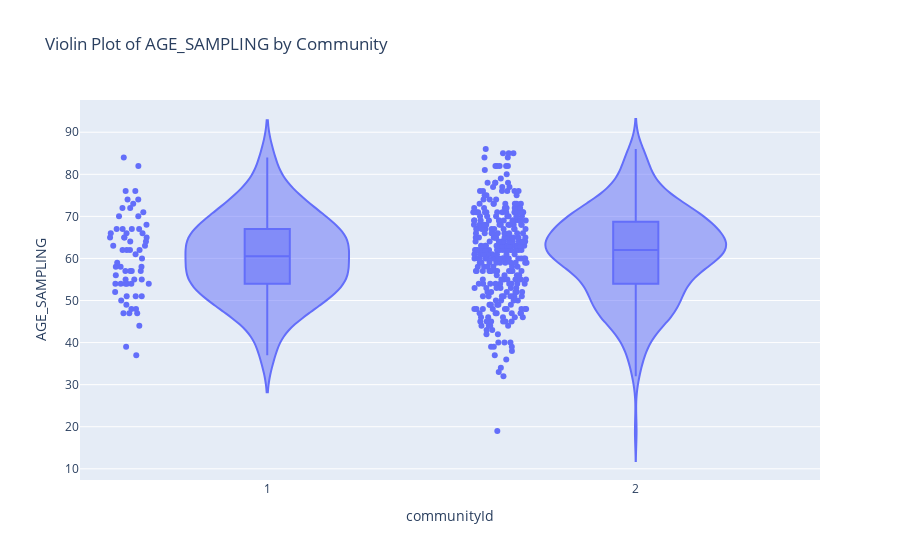
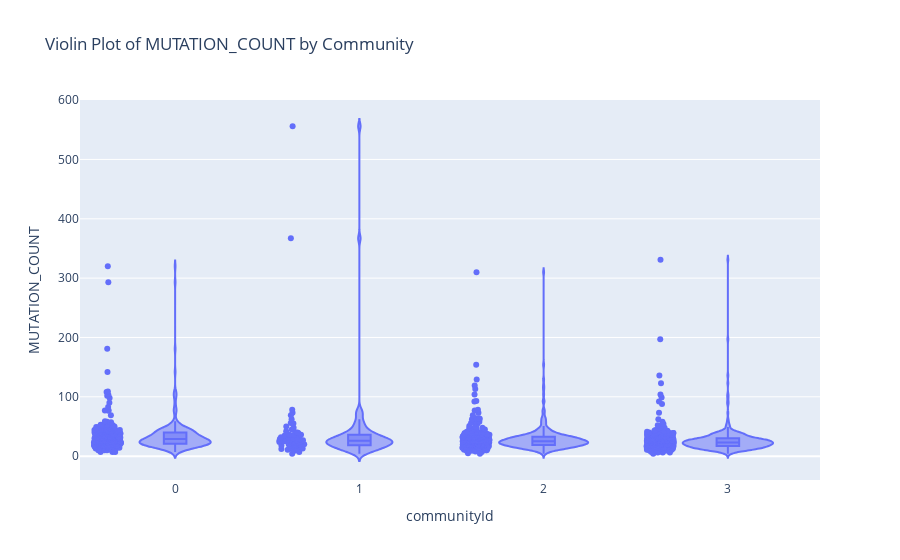
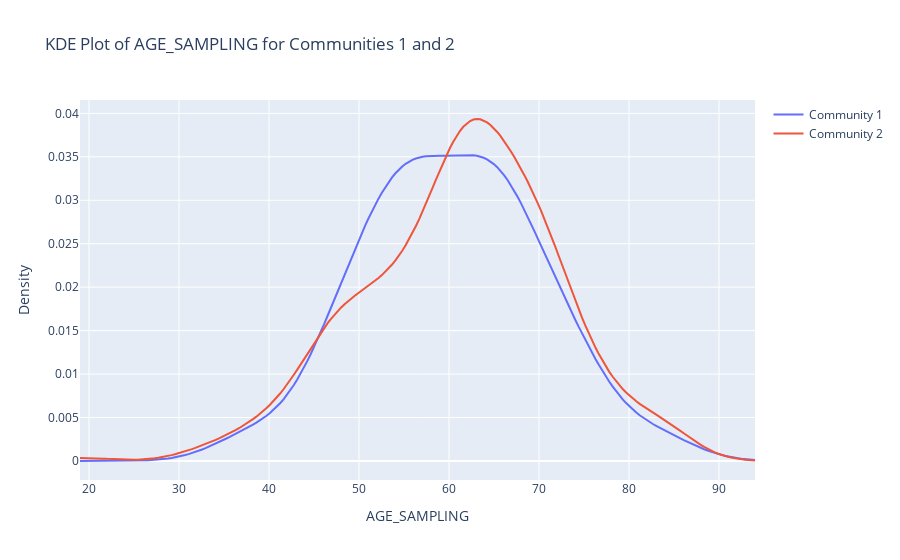

Notebook code cell kept with these figures, in order:
### Code cell
compare_age_mutation_count(merged_df, 1, 2)

### Figure 1 — Plotly figure (JSON) as saved in the notebook; plotly's stock layout.template omitted (floating-point values rounded to 4 significant figures; data arrays with more than 128 entries replaced by an {"elided": "..."} marker saying what was removed)
{"data": [{"alignmentgroup": "True", "box": {"visible": true}, "hovertemplate": "communityId=%{x}<br>AGE_SAMPLING=%{y}<extra></extra>", "legendgroup": "", "marker": {"color": "#636efa"}, "name": "", "offsetgroup": "", "orientation": "v", "points": "all", "scalegroup": "True", "showlegend": false, "type": "violin", "x": {"elided": "397 int values"}, "x0": " ", "xaxis": "x", "y": {"elided": "397 float values"}, "y0": " ", "yaxis": "y"}], "layout": {"legend": {"tracegroupgap": 0}, "title": {"text": "Violin Plot of AGE_SAMPLING by Community"}, "violinmode": "group", "xaxis": {"anchor": "y", "domain": [0, 1], "title": {"text": "communityId"}}, "yaxis": {"anchor": "x", "domain": [0, 1], "title": {"text": "AGE_SAMPLING"}}}}

### Figure 2 — Plotly figure (JSON) as saved in the notebook; plotly's stock layout.template omitted (floating-point values rounded to 4 significant figures; data arrays with more than 128 entries replaced by an {"elided": "..."} marker saying what was removed)
{"data": [{"alignmentgroup": "True", "box": {"visible": true}, "hovertemplate": "communityId=%{x}<br>MUTATION_COUNT=%{y}<extra></extra>", "legendgroup": "", "marker": {"color": "#636efa"}, "name": "", "offsetgroup": "", "orientation": "v", "points": "all", "scalegroup": "True", "showlegend": false, "type": "violin", "x": {"elided": "1062 int values"}, "x0": " ", "xaxis": "x", "y": {"elided": "1062 float values"}, "y0": " ", "yaxis": "y"}], "layout": {"legend": {"tracegroupgap": 0}, "title": {"text": "Violin Plot of MUTATION_COUNT by Community"}, "violinmode": "group", "xaxis": {"anchor": "y", "domain": [0, 1], "title": {"text": "communityId"}}, "yaxis": {"anchor": "x", "domain": [0, 1], "title": {"text": "MUTATION_COUNT"}}}}

### Figure 3 — Plotly figure (JSON) as saved in the notebook; plotly's stock layout.template omitted (floating-point values rounded to 4 significant figures; data arrays with more than 128 entries replaced by an {"elided": "..."} marker saying what was removed)
{"data": [{"mode": "lines", "name": "Community 1", "type": "scatter", "x": {"elided": "200 float values"}, "y": {"elided": "200 float values"}}, {"mode": "lines", "name": "Community 2", "type": "scatter", "x": {"elided": "200 float values"}, "y": {"elided": "200 float values"}}], "layout": {"title": {"text": "KDE Plot of AGE_SAMPLING for Communities 1 and 2"}, "xaxis": {"title": {"text": "AGE_SAMPLING"}}, "yaxis": {"title": {"text": "Density"}}}}
